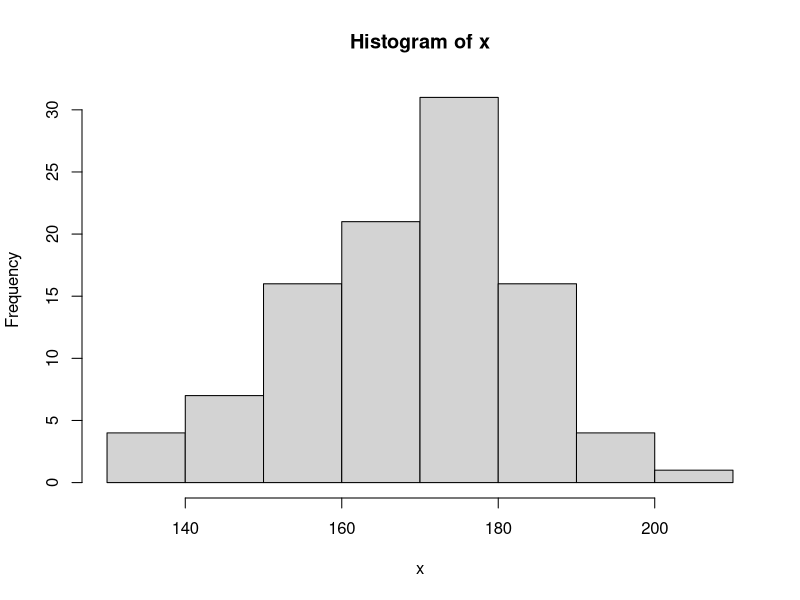

This figure's R source:
## ---- chunk 1
knitr::opts_chunk$set(echo=FALSE, eval=TRUE)
## ---- chunk 2
x <- rnorm(n=100, mean=170, sd=15)
hist(x)
